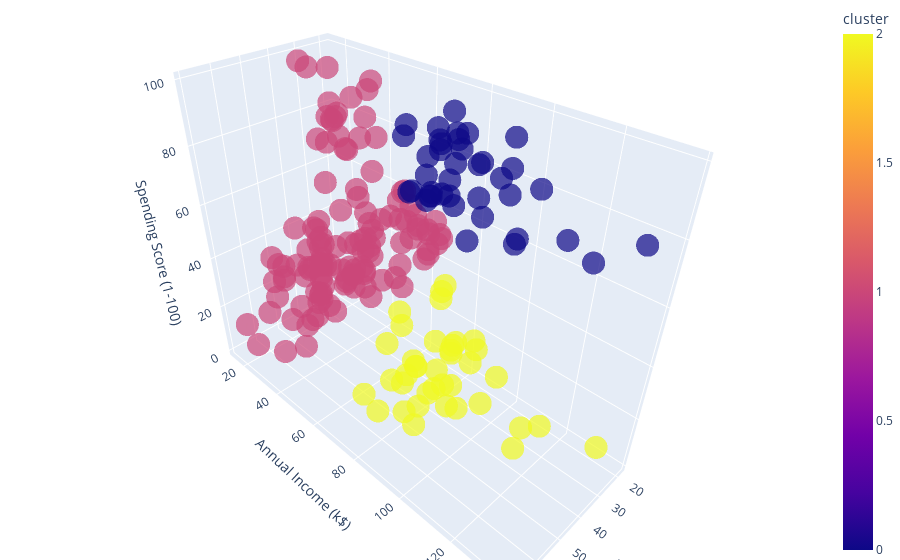

Write notebook code for a chart like this one.
### Code cell
import plotly.express as px
# Visualizing the Clusters
fig = px.scatter_3d(X, x='Age', y='Annual Income (k$)', z='Spending Score (1-100)',
              color='cluster', opacity=0.7)

# tight layout
fig.update_layout(margin=dict(l=0, r=0, b=0, t=0))

### Figure 1 — Plotly figure (JSON) as saved in the notebook; plotly's stock layout.template omitted (floating-point values rounded to 4 significant figures; data arrays with more than 128 entries replaced by an {"elided": "..."} marker saying what was removed)
{"data": [{"hovertemplate": "Age=%{x}<br>Annual Income (k$)=%{y}<br>Spending Score (1-100)=%{z}<br>cluster=%{marker.color}<extra></extra>", "legendgroup": "", "marker": {"color": {"elided": "200 int values"}, "coloraxis": "coloraxis", "opacity": 0.7, "symbol": "circle"}, "mode": "markers", "name": "", "scene": "scene", "showlegend": false, "type": "scatter3d", "x": {"elided": "200 int values"}, "y": {"elided": "200 int values"}, "z": {"elided": "200 int values"}}], "layout": {"coloraxis": {"colorbar": {"title": {"text": "cluster"}}, "colorscale": [[0, "#0d0887"], [0.1111, "#46039f"], [0.2222, "#7201a8"], [0.3333, "#9c179e"], [0.4444, "#bd3786"], [0.5556, "#d8576b"], [0.6667, "#ed7953"], [0.7778, "#fb9f3a"], [0.8889, "#fdca26"], [1, "#f0f921"]]}, "legend": {"tracegroupgap": 0}, "margin": {"b": 0, "l": 0, "r": 0, "t": 0}, "scene": {"domain": {"x": [0, 1], "y": [0, 1]}, "xaxis": {"title": {"text": "Age"}}, "yaxis": {"title": {"text": "Annual Income (k$)"}}, "zaxis": {"title": {"text": "Spending Score (1-100)"}}}}}
